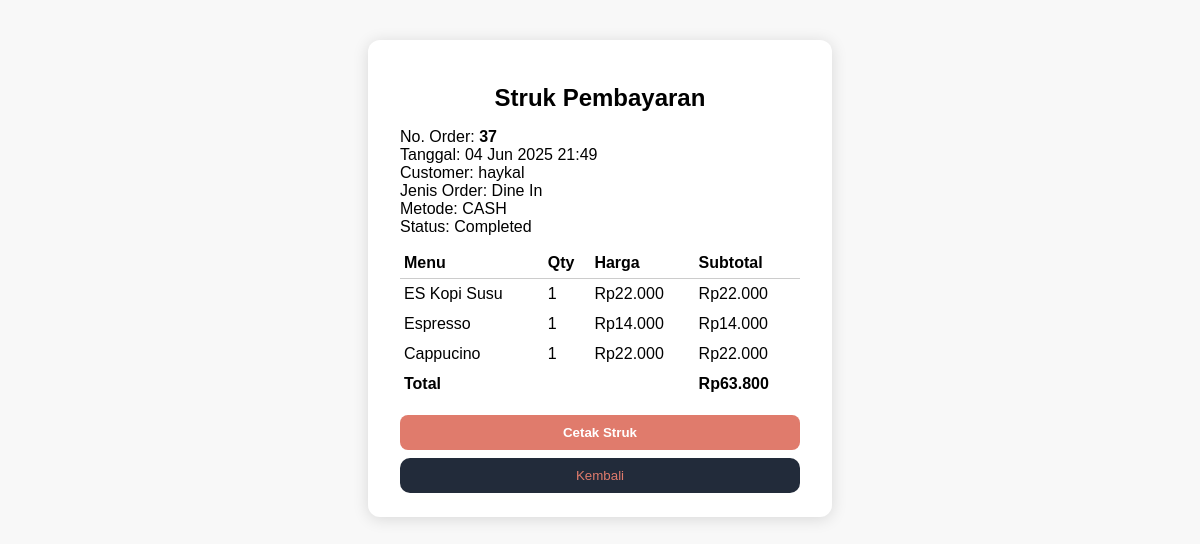
The page /WEBPRO/pages/kasir/struk.php?id=37 on the database its author committed.
### tables this page shows
CREATE TABLE `pembayaran` (
  `id` int(11) NOT NULL,
  `user_id` int(11) NOT NULL,
  `order_date` datetime NOT NULL DEFAULT current_timestamp(),
  `total_amount` decimal(10,2) NOT NULL,
  `status` enum('completed','pending','cancelled') NOT NULL DEFAULT 'completed',
  `customer_name` varchar(255) DEFAULT NULL,
  `payment_method` enum('cash','e-wallet','qris') DEFAULT NULL,
  `order_type` enum('dine_in','take_away') NOT NULL,
  `notes` text DEFAULT NULL
);

CREATE TABLE `detail_pembayaran` (
  `id` int(11) NOT NULL,
  `order_id` int(11) NOT NULL,
  `menu_id` int(11) NOT NULL,
  `quantity` int(11) NOT NULL,
  `price_per_item` decimal(10,2) NOT NULL,
  `subtotal` decimal(10,2) NOT NULL,
  `item_notes` text DEFAULT NULL
);

CREATE TABLE `menu` (
  `id` int(11) NOT NULL,
  `nama` varchar(100) DEFAULT NULL,
  `url_foto` varchar(255) DEFAULT NULL,
  `type` enum('makanan_berat','minuman','cemilan','kopi') DEFAULT NULL,
  `price` decimal(10,2) DEFAULT NULL,
  `quantity` int(11) NOT NULL,
  `deskripsi` text DEFAULT NULL,
  `status` enum('tersedia','habis') NOT NULL,
  `created_at` timestamp NOT NULL DEFAULT current_timestamp(),
  `updated_at` timestamp NOT NULL DEFAULT current_timestamp() ON UPDATE current_timestamp()
);

### WEBPRO/pages/kasir/struk.php (the view, shortened to what this page needs)
<?php
include '../../koneksi.php';
$order_id = $_GET['id'] ?? 0;
$stmt = $conn->prepare("SELECT * FROM pembayaran WHERE id = ?");
$stmt->bind_param("i", $order_id);
$stmt->execute();
$pembayaran = $stmt->get_result()->fetch_assoc();
$stmt = $conn->prepare("SELECT d.*, m.nama FROM detail_pembayaran d JOIN menu m ON d.menu_id = m.id WHERE d.order_id = ?");
$stmt->bind_param("i", $order_id);
$stmt->execute();
$detail = $stmt->get_result();
?>
<!DOCTYPE html>
<html lang="id">
<head>
</head>
<body>
<div class="struk-container">
    <h2>Struk Pembayaran</h2>
    <div class="info">
        <div>No. Order: <b><?= $pembayaran['id'] ?></b></div>
        <div>Tanggal: <?= date('d M Y H:i', strtotime($pembayaran['order_date'])) ?></div>
        <div>Customer: <?= htmlspecialchars($pembayaran['customer_name'] ?: '-') ?></div>
        <div>Jenis Order: <?= $pembayaran['order_type'] == 'dine_in' ? 'Dine In' : 'Take Away' ?></div>
        <div>Metode: <?= strtoupper($pembayaran['payment_method']) ?></div>
        <div>Status: <?= ucfirst($pembayaran['status']) ?></div>
    </div>
    <table>
        <thead>
            <tr>
                <th>Menu</th>
                <th>Qty</th>
                <th>Harga</th>
                <th>Subtotal</th>
            </tr>
        </thead>
        <tbody>
        <?php while ($row = $detail->fetch_assoc()): ?>
            <tr>
                <td><?= htmlspecialchars($row['nama']) ?></td>
                <td><?= $row['quantity'] ?></td>
                <td>Rp<?= number_format($row['price_per_item'], 0, ',', '.') ?></td>
                <td>Rp<?= number_format($row['subtotal'], 0, ',', '.') ?></td>
            </tr>
        <?php endwhile; ?>
        </tbody>
        <tfoot>
            <tr>
                <td colspan="3">Total</td>
                <td>Rp<?= number_format($pembayaran['total_amount'], 0, ',', '.') ?></td>
            </tr>
        </tfoot>
    </table>
    <div class="center">
        <button class="btn-cetak" onclick="window.print()">Cetak Struk</button>
        <button class="btn-kembali" onclick="window.location.href='kasir.php'">Kembali</button>
    </div>
</div>
</body>
</html>

### WEBPRO/pages/kasir/struk.php (style rules this page uses)
body { font-family: Arial, sans-serif; background: #f8f8f8; }
.struk-container { background: #fff; max-width: 400px; margin: 40px auto; padding: 24px 32px; border-radius: 12px; box-shadow: 0 2px 16px #0002; }
h2 { text-align: center; margin-bottom: 16px; }
.info { margin-bottom: 12px; }
table { width: 100%; border-collapse: collapse; margin-bottom: 16px; }
th, td { padding: 6px 4px; text-align: left; }
th { border-bottom: 1px solid #ccc; }
tfoot td { font-weight: bold; }
.center { text-align: center; }
.btn-cetak { display: block; width: 100%; margin-top: 16px; padding: 10px; background: #e07b6c; color: #fff; border: none; border-radius: 8px; font-weight: bold; cursor: pointer; }
.btn-kembali { width:100%;margin-top:8px;padding:10px 0;border:none;border-radius:10px;background:#222b3a;color:#e07b6c; cursor: pointer; }

### rows shown on the page
pembayaran: id "37", order_date "04 Jun 2025 21:49", customer_name "haykal", payment_method "CASH", status "Completed", total_amount "63.800"
detail_pembayaran: menu.nama "ES Kopi Susu", quantity "1", price_per_item "22.000", subtotal "22.000"
detail_pembayaran: menu.nama "Espresso", quantity "1", price_per_item "14.000", subtotal "14.000"
detail_pembayaran: menu.nama "Cappucino", quantity "1", price_per_item "22.000", subtotal "22.000"
